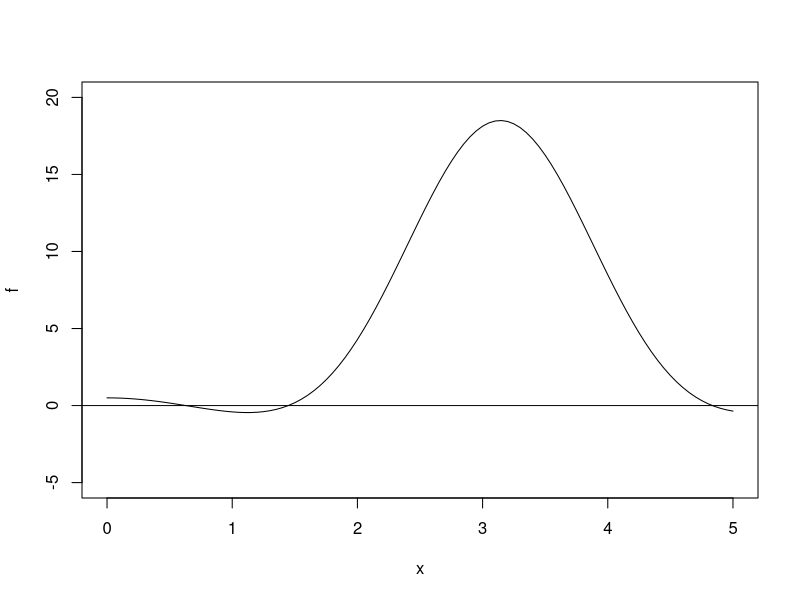

The R script that drew this image: (Note: this script raises an error after producing the figure.)
f <- function(x) cos(x)^4 - 4*cos(x)^3 + 8*cos(x)^2 - 5*cos(x) + 1/2

plot(f, xlim = c(0,5), ylim = c(-5,20) )
abline(h=0)

uniroot(f, c(0,2))

 curve(   dnorm(x,p2,s2)*m2 - dnorm(x,p1,s1)*m1, xlim= c(-.5,1.2) )
 abline( v =c(p1 ,p2 ), col = "blue" )


ff <- function(x){ dnorm(x,p2,s2)*4 -  dnorm(x,p1,s1)*m1  }
 
plot(ff , xlim= c( -.5, 1.2))

abline( h = 0 , col = "green" )

lower <- optimize( ff , lower =  0, upper = 1 , maximum = F )$minimum 
upper <- optimize( ff , lower =  .5, upper = 1 , maximum = T )$max

 abline( v = uniroot(ff,c(lower ,upper ))$root )

abline( v = optimize( ff , lower =  .5, upper = 1 , maximum = T )$max )
abline( v = optimize( ff , lower =  0, upper = 1 , maximum = F )$minimum )
 

uniroot(  dnorm(x,p1,s1)*m1 -  dnorm(x,p2,s2)*m2 , c(0,1) )